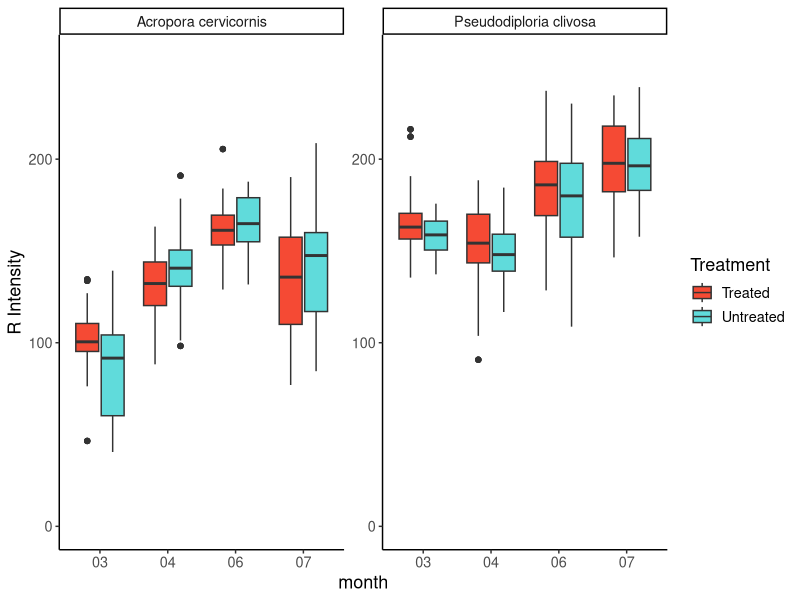
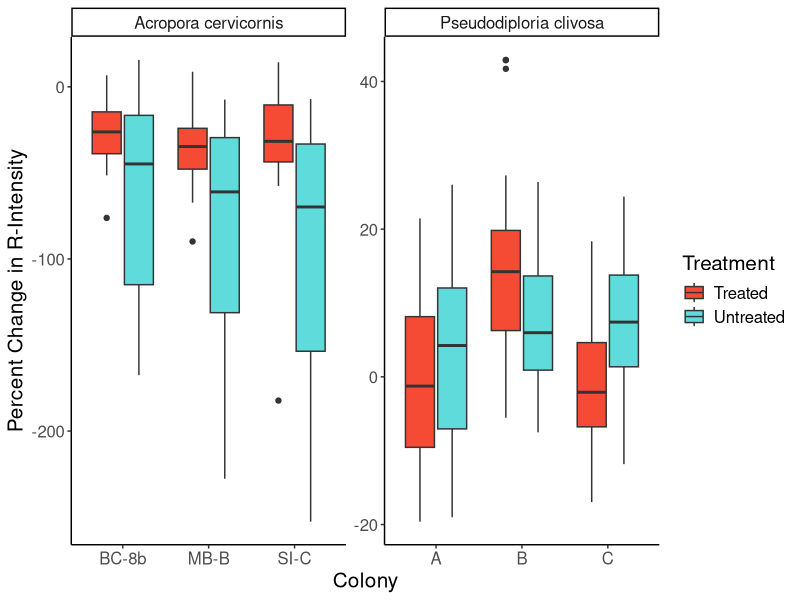
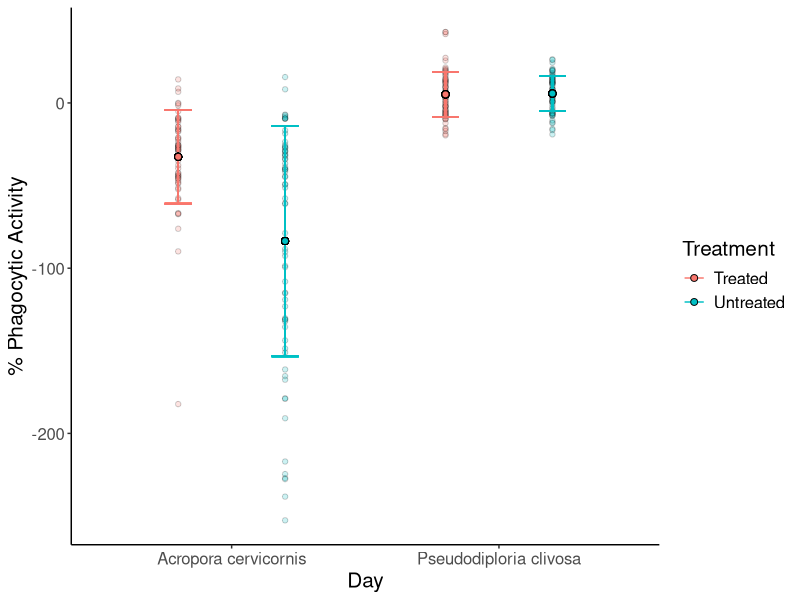

Write the R code that produced these figures, in order.
## ---- chunk 1
library(tidyverse)
library(readxl)
library(rstatix)
library(plotrix)
library(ggpubr)

Rscoredata <- read_xlsx("data_rscores.xlsx")
Rscoredata %>% 
  select(`Date (Folder Name)`) %>% 
  distinct() #Dates with scores: 3/8-3/18 (Initial), 4/18, 6/21, 7/8 

Rscoredata %>% 
  rename(`Photo ID` = `Image #`) %>% 
  rename(Date = `Date (Folder Name)`) -> Rscoredata

initialphotos <- read_xlsx("photo_metadata.xlsx")
april18 <- read_xlsx("photo_metadata.xlsx", sheet = "april 18")
june21 <- read_xlsx("photo_metadata.xlsx", sheet = "june 21")
july8 <- read_xlsx("photo_metadata.xlsx", sheet = "july 8")

coral_metadata <- readxl::read_xlsx("../metadata.xlsx")

coral_metadata %>% 
  select(Species:CBASS_tank) -> coral_metadata
## ---- chunk 2
str(initialphotos) 
initialphotos %>% 
  select(`Photo ID`:`Coral Position`) -> initialphotos

str(april18)
april18 %>% 
  select(`Photo ID`:`Coral Position`) -> april18

str(june21) 
june21%>% 
  select(`Photo ID`:`Coral Position`) -> june21

str(july8)
july8 %>% 
  select(`Photo ID`:`Coral Position`) -> july8

full_join(initialphotos, april18) %>% 
  full_join(., june21) %>% 
  full_join(., july8) -> allRscores

allRscores

#Tank column depends on time point, as the tank assignments changed throughout timeline. But, should be able to use the Puck ID + Species as the unique identifier

allRscores %>% 
  mutate(Species = case_when(Species == "Acer" ~ "Acropora cervicornis",
                             Species == "Pcli" ~ "Pseudodiploria clivosa")) -> allRscores

allRscores %>% 
  rename(ID = `Puck ID`) -> allRscores #835 rows

full_join(allRscores, coral_metadata, by = c("Species", "ID")) %>% 
  drop_na(`Photo ID`)  -> allmetadata #835 rows 

full_join(allmetadata, Rscoredata, by = c("Date", "Photo ID", "Coral Position")) -> Rintensity_withmetadata

Rintensity_withmetadata %>% 
  select(!Genotype) -> Rintensity_withmetadata

Rintensity_withmetadata$month <- format(Rintensity_withmetadata$Date, "%m")

Rintensity_withmetadata$Date <- as.factor(Rintensity_withmetadata$Date)

Rintensity_withmetadata$month <- as.factor(Rintensity_withmetadata$month)

Rintensity_withmetadata %>% 
  group_by(ID, Species, Colony, Treatment, month) %>% 
  mutate(mean_Rintensity_percoral = mean(Mean)) -> Rintensity_withmetadata

Rintensity_withmetadata %>% 
  filter(is.na(Species)) #photo 4709 is a duplicate from photo 4711 so I already have these values in the spreadsheet

Rintensity_withmetadata %>% 
  drop_na(ID) -> Rintensity_withmetadata
## ---- chunk 3
  ggplot(Rintensity_withmetadata,aes(x = month, y= mean_Rintensity_percoral, fill = Treatment)) + 
  geom_boxplot() + 
  theme_classic() +
  facet_wrap(~Species, scales = "free") +
  ylim(0, 255) +
  labs(y = "R Intensity") +
  theme(text = element_text(size = 13)) + 
  scale_fill_manual(labels=c("Treated", "Untreated"), values = c("#F54A34", "#60DBDB"))
## ---- chunk 4
Rintensity_withmetadata %>% 
  ungroup() %>% 
  filter(month == "03" | month == "04") %>% 
  select(ID, Species, Colony, Treatment, Treatment_Tank, month, mean_Rintensity_percoral) %>% 
  distinct() %>% 
  pivot_wider(names_from = "month", values_from = "mean_Rintensity_percoral") %>% 
  mutate(percent_change = ((`03`-`04`)/`03`)*100) -> percentchange

percentchange %>% 
  drop_na() -> percentchange #7 corals were not measured in the second time point 
## ---- chunk 5
 ggplot(percentchange,aes(x = Colony, y= percent_change, fill = Treatment)) + 
  geom_boxplot() + 
  theme_classic() +
  facet_wrap(~Species, scales = "free") +
  labs(y = "Percent Change in R-Intensity") +
  theme(text = element_text(size = 15)) + 
  scale_fill_manual(labels=c("Treated", "Untreated"), values = c("#F54A34", "#60DBDB"))
## ---- chunk 6
percentchange %>% 
  dplyr::group_by(Species, Treatment) %>% 
  dplyr::mutate(mean_percent_change = mean(percent_change), se_percent_change = sd(percent_change)) %>% 
  ggplot(., aes(x = Species, y = mean_percent_change))+
  theme_classic()+
  geom_jitter(aes(y=percent_change, color = Treatment, fill = Treatment),
              position=position_dodge(width=0.8),
              alpha=0.2, pch = 21,
              color = "black") +
  geom_errorbar(aes(x = Species, ymax = mean_percent_change+se_percent_change, ymin = mean_percent_change-se_percent_change, color = Treatment), width = .2, position = position_dodge(width=0.8)) +
  #scale_color_manual(labels=c("Treated", "Untreated"), values = c("#F54A34", "#60DBDB")) +
  geom_point(mapping = aes(x = Species, fill = Treatment), size = 2, pch = 21, color = "black", position = position_dodge(width=0.8))+
  #scale_fill_manual(labels=c("Treated", "Untreated"), values = c("#F54A34", "#60DBDB")) +
  xlab("Day")+
  ylab("% Phagocytic Activity")+
  #facet_wrap(~Species, scales = "free_x", dir = "v") +
  theme(text = element_text(size = 15))
## ---- chunk 7

